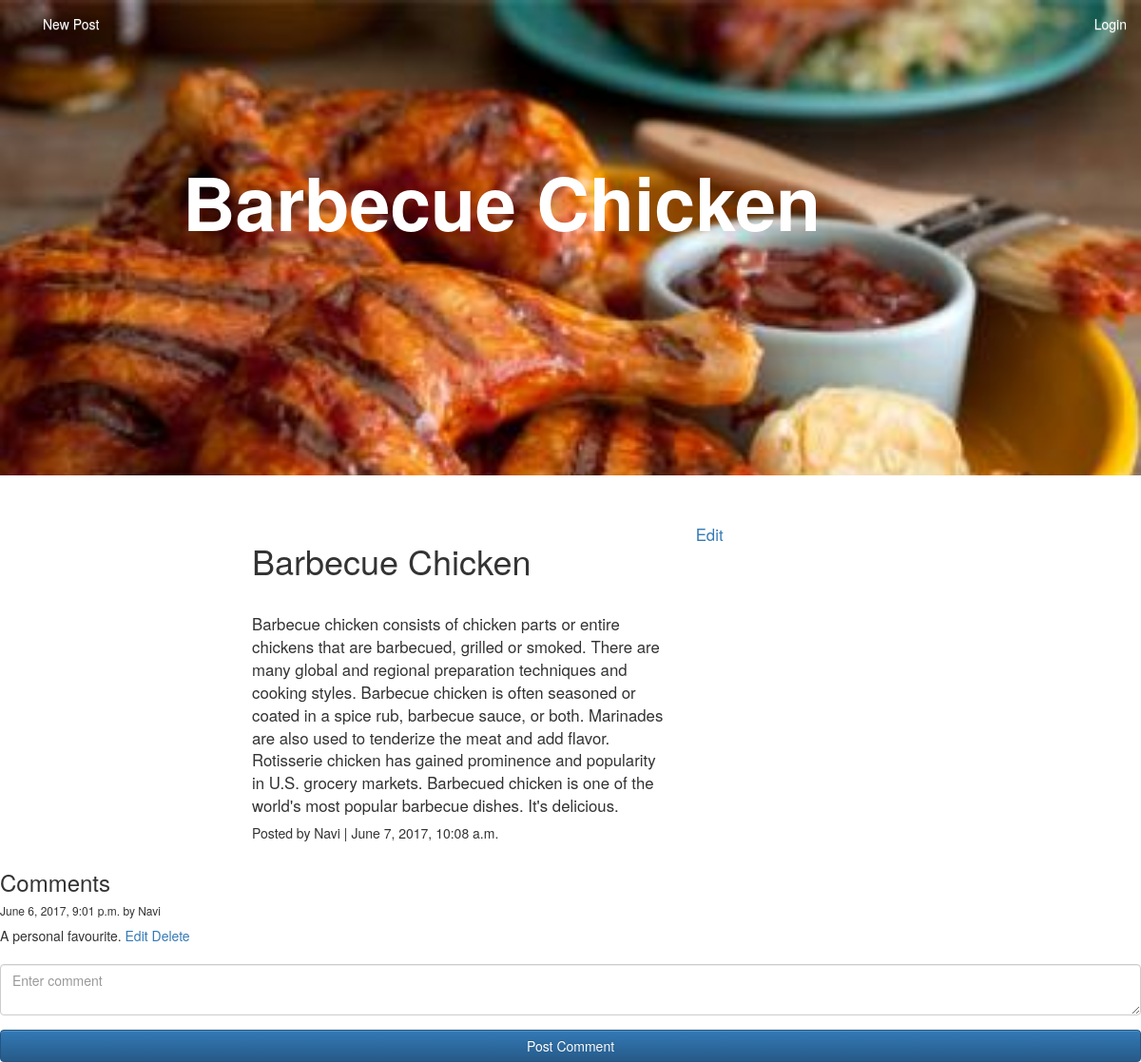
/blog/5/, run on the app's committed database.
### blog/models.py (models this page shows, shortened)
class Post(models.Model):
    user = models.ForeignKey(User)
    title = models.CharField(max_length=50)
    content = models.TextField()
    img = models.ImageField(upload_to='blog_img/')
    pub_date = models.DateTimeField(auto_now=True, auto_now_add=False)
    is_published = models.BooleanField(default=False)

class Comment(models.Model):
    user = models.ForeignKey(User)
    post = models.ForeignKey(Post)
    comment_text = models.CharField(max_length=100)
    date = models.DateTimeField(auto_now=True, auto_now_add=False)

### blog/views.py (the view)
# urls.py: url(r'^(?P<id>[0-9]+)/$', post_detail, name="post"),
def post_detail(request, id):
    if request.method == "POST":
        comment = request.POST['comment']
        user = User.objects.get(username=request.user.username)
        c = Comment(comment_text=comment, post_id=id, user=user)
        c.save()
        return redirect('post', id)
    else:
        template_name = "blog/post.html"
        post = Post.objects.get(id=int(id))
        comments = Comment.objects.filter(post=post)
        context = {'post': post, 'comments': comments}
        return render(request, template_name, context)

### blog/templates/blog/post.html (shortened to what this page needs)
{% extends 'blog/base.html' %}
{% load static %}
{% block body %}
     {% include 'blog/navbar.html' %}
    <div id="cover-detail" style="background-image: url('/media/{{ post.img }}');">
        <h1 id="cover-text">{{ post.title }}</h1>
    </div>
    <div id="post-content">
    <div class="post-detail">
        <div class="container-fluid">
            <div class="row">
                <div class="col-md-8">
                    <h1>{{ post.title }}</h1>
                    <br>
                    <p>
                        {{ post.content }}
                    </p>
                    <h5>Posted by {{ post.user }} | {{ post.pub_date }}</h5>
                </div>
                <div class="col-md-4">
                    <a href="{% url 'edit_post' post.id %}">Edit</a>
                </div>
            </div>
        </div>
    </div>
        <h3>Comments</h3>
        {% for i in comments %}
            <h6>{{ i.date }}  by {{ i.user }}</h6>
            <h7>{{ i.comment_text }}  </h7>
        <a href="/blog/{{ post.id }}/editcom/{{ i.id }}">Edit</a>
        <a href="/blog/{{ post.id }}/delcom/{{ i.id }}">Delete</a><br><br>
        {% endfor %}
        <div id="div1">
        <form action="" method="post" >
        <div class="form-group">
            <textarea name="comment" required class="form-control" placeholder="Enter comment" ></textarea>
        </div>
        <button type="submit" name="go" class="btn btn-primary btn-block">Post Comment</button>
        </form>
        </div>
        {% endblock %}

### blog/static/blog/css/style.css (style rules this page uses)
#cover-detail { background-size: cover; background-repeat: no-repeat; height:500px; width: 100%; top: 0; position: absolute; }
#cover-text { padding-left: 16%; color: white; font-weight: 900; padding-top: 150px; font-size: 5.5em; }
#post-content { position: absolute; top: 550px; }
.post-detail { font-size: 1.2em; margin: 0 250px; }

### data on the page
Post: img (picture), title "Barbecue Chicken", content "Barbecue chicken consists of chicken parts or entire chickens that are barbecued, grilled or smoked. There are many global and regional preparation techniques and cooking styles. Barbecue chicken is often seasoned or coated in a spice rub, barbecue sauce, or both. Marinades are also used to tenderize the meat and add flavor. Rotisserie chicken has gained prominence and popularity in U.S. grocery markets. Barbecued chicken is one of the world's most popular barbecue dishes. It's delicious.", user "Navi", pub_date "June 7, 2017, 10:08 a.m."
Comment: date "June 6, 2017, 9:01 p.m.", user "Navi", comment_text "A personal favourite."
